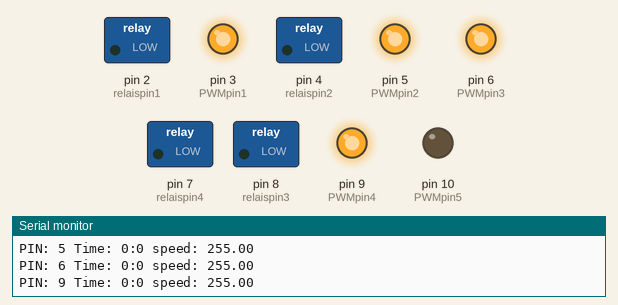
Recording of a sketch running on a simulated Arduino Uno, built with avr-gcc and run on an emulated ATmega328P. Parts: switched loads named in the sketch (green lamp = pin HIGH), output pins drawn as LEDs (lit = HIGH), the last lines printed to the serial monitor.

Above: at 0.1 s.
At 21.4 s:
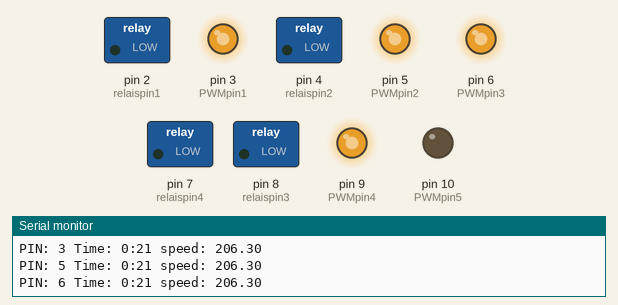
At 25.5 s:
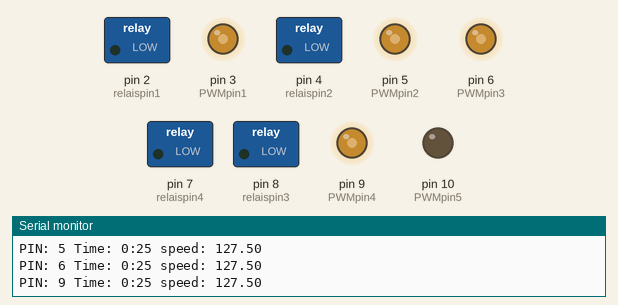
At 27.6 s:
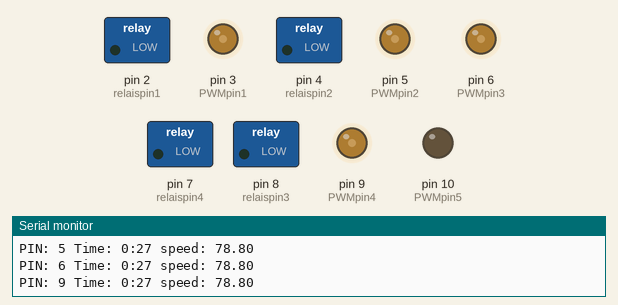
At 29.6 s:
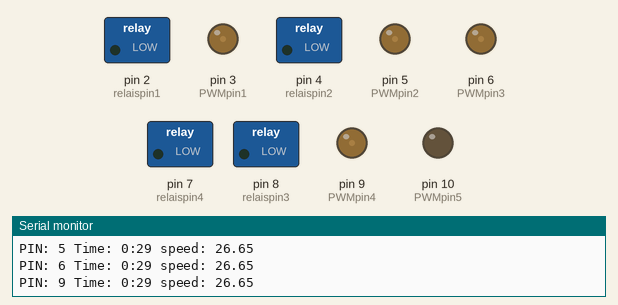
At 30.6 s:
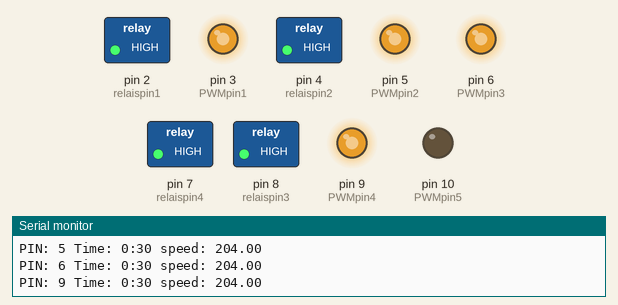
Timing chart, 0 to 32.1 s (numbered marks = the images above):
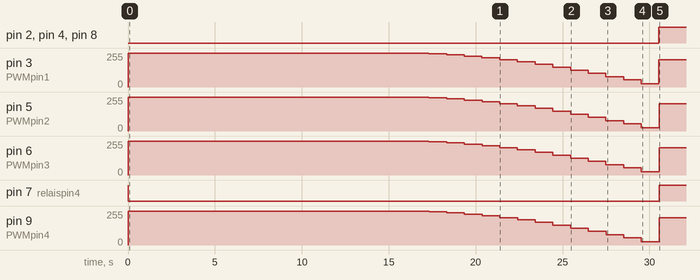

Measured:
- by itself, pin 2 (relaispin1), pin 4 (relaispin2), pin 8 (relaispin3): LOW → HIGH at 30.5 s
- by itself, pin 3 (PWMpin1), pin 5 (PWMpin2), pin 6 (PWMpin3), pin 9 (PWMpin4): ramps from 255/255 to 26/255 and jumps back, once every 30.5 s
- by itself, pin 7 (relaispin4): HIGH → LOW at 0.01 s, → HIGH 30.5 s later

The sketch:

PWM_Fan_1D.ino
```cpp
#include "RTClib.h" //Time

unsigned int baudrate = 38400;  //baudrate
// with RTC
//RTC_DS1307 rtc; //Defines the real Time Object
//without RTC
RTC_Millis rtc; //Defines the real Time Object

////////////////////////////////////////////////////////////////////
// hier den Offset und Amplitude und Periodendauer T einstellen
float Amp = 255;
int WS_soil = 0;
float T = 60;//s
float offset_2 = 0;//s
float offset_3 = 0;//s
float offset_4 = 0;//s
float amp_offset = -0.8;
/////////////////////////////////////////////////////////////////////

//Pin Konstanten
const int PWMpin1 = 3;
const int PWMpin2 = 5;
const int PWMpin3 = 6;
const int PWMpin4 = 9;
const int PWMpin5 = 10;

const int relaispin1 = 2;
const int relaispin2 = 4;
const int relaispin3 = 8;
const int relaispin4 = 7;

float speed;

void pwmsinus(int PIN,int relais,float period, float offset = 0){
    DateTime now = rtc.now();
    float sec = now.second();
    float m = now.minute();
    float min_sec = m*60 + sec;
    speed = Amp * sin((min_sec-offset)/period*2*PI) ;
    float rel_time_2 = (min_sec-offset)/period*2 - floor((min_sec-offset)/period*2);
    float rel_time = (min_sec-offset)/period - floor((min_sec-offset)/period);
    if(rel_time_2 <= 0.5){
      if(rel_time < 0.5){
       speed = Amp;
      }else{
       speed = -Amp;
      }
    }

    if(speed <= 0){
      if(amp_offset < 0){
        speed = speed*abs(amp_offset);
      }
      digitalWrite(relais,HIGH);
    }else{
      if(amp_offset > 0){
        speed = speed*abs(amp_offset);
      }
      digitalWrite(relais,LOW);
    }


    speed = abs(speed);
    analogWrite(PIN, speed);
    Serial.print("PIN: ");
    Serial.print(PIN);
    Serial.print(" Time: ");
    Serial.print(m,0);
    Serial.print(":");
    Serial.print(sec,0);
    Serial.print(" speed: ");
    Serial.println(speed);

}
void pwmfix(int PIN,int speed = 255){

    analogWrite(PIN, speed);
    Serial.print("PIN: ");
    Serial.print(PIN);
    Serial.print(" speed: ");
    Serial.println(speed);
}

void setup() {
  // put your setup code here, to run once:
  pinMode(PWMpin1, OUTPUT);
  pinMode(PWMpin2, OUTPUT);
  pinMode(PWMpin3, OUTPUT);
  pinMode(PWMpin4, OUTPUT);
  pinMode(PWMpin5, OUTPUT);

  pinMode(relaispin1, OUTPUT);
  pinMode(relaispin2, OUTPUT);
  pinMode(relaispin3, OUTPUT);
  pinMode(relaispin4, OUTPUT);

  digitalWrite(relaispin1,HIGH);
  digitalWrite(relaispin2,HIGH);
  digitalWrite(relaispin3,HIGH);
  digitalWrite(relaispin4,HIGH);

  Serial.begin(baudrate);
  // PWM Signal für Ventilatoren am Boden
  pwmfix(PWMpin5,WS_soil);
}

void loop() {
  // speed must be a number between 0 and 255
  pwmsinus(PWMpin1,relaispin1,T,0);
  pwmsinus(PWMpin2,relaispin2,T,offset_2);
  pwmsinus(PWMpin3,relaispin3,T,offset_3);
  pwmsinus(PWMpin4,relaispin4,T,offset_4);

  //pwmfix(PWMpin1);

  delay(1000);
}
```
